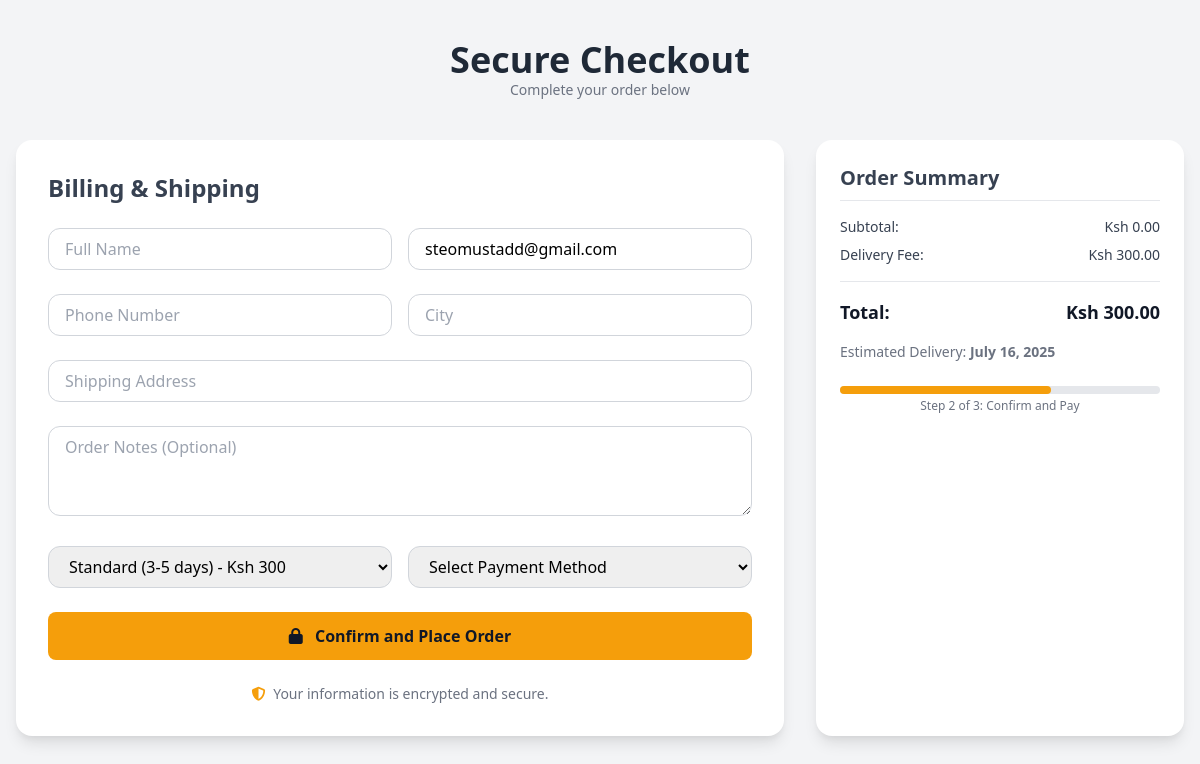
Before: /checkout/ (signed in) with the older database file.
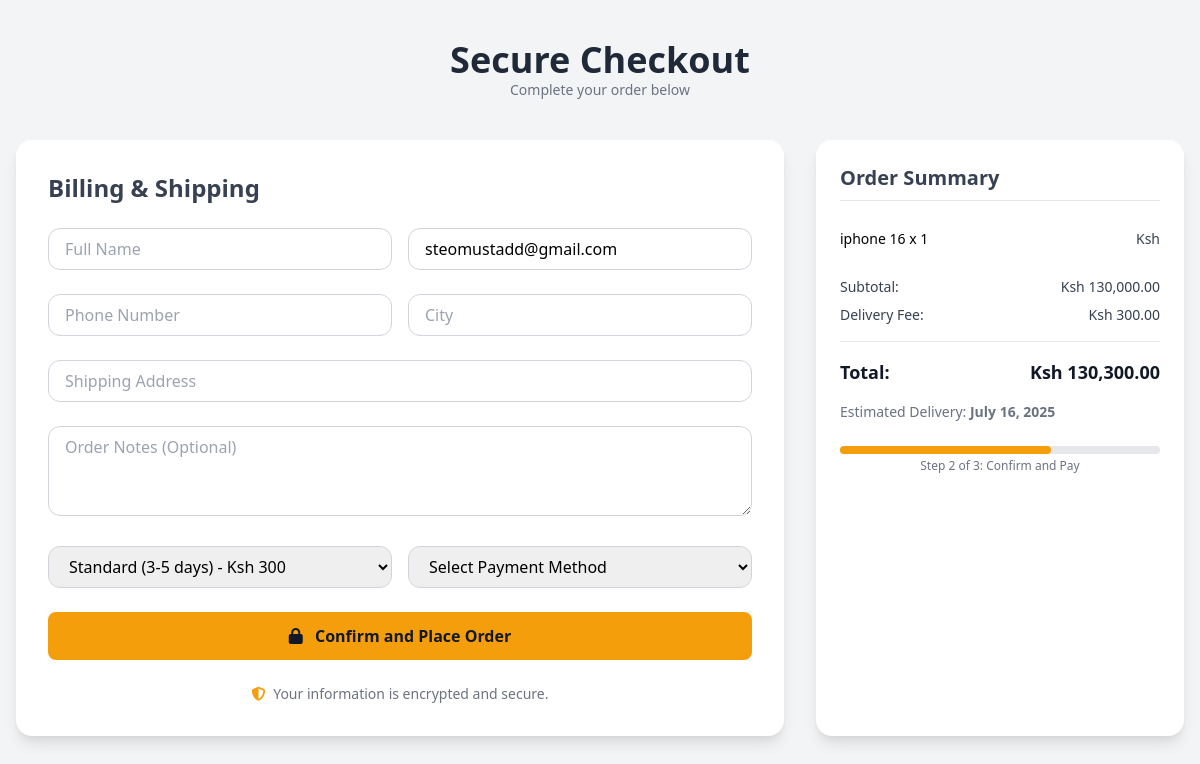
After: the same page with the newer database file.
### products/models.py (models this page shows, shortened)
class Product(models.Model):
    name = models.CharField(max_length=255)
    price = models.DecimalField(max_digits=10, decimal_places=2)
    quantity = models.IntegerField(
        validators=[MinValueValidator(0)],
        help_text="Available stock quantity"
    )
    coupon_code = models.CharField(max_length=50, blank=True, null=True)
    discount_percentage = models.DecimalField(
        max_digits=5,
        decimal_places=2,
        default=0,
        validators=[MinValueValidator(0), MaxValueValidator(99.99)],
        help_text="Discount percentage (0 to less than 100%)"
    )
    description = models.TextField()
    color = models.CharField(max_length=50)
    size = models.CharField(max_length=50)
    image = models.ImageField(upload_to='product_images')
    manufacturer = models.CharField(max_length=100)
    rating = models.PositiveSmallIntegerField(default=0)
    review_count = models.PositiveIntegerField(default=0)
    def get_discounted_price(self, coupon_code=None):
        if coupon_code and self.coupon_code == coupon_code:
            discount_percent = min(float(self.discount_percentage or 0), 99)
            return self.price * (Decimal('1.0') - Decimal(discount_percent) / Decimal('100'))
        return self.price
    class Meta:
        constraints = [
            models.CheckConstraint(
                check=models.Q(price__gte=0),
                name='price_non_negative'
            ),
            models.CheckConstraint(
                check=models.Q(quantity__gte=0),
                name='quantity_non_negative'
            ),
        ]

### checkout/views.py (the view, shortened to what this page needs)
# urls.py: path('', views.checkout_view, name='checkout'),
def checkout_view(request):
    cart = Cart(request)
    items = list(cart)
    subtotal = Decimal(str(cart.get_subtotal_price()))
    discount_amount = Decimal(str(cart.get_discount()))
    coupon_code = request.session.get('coupon_code')
    delivery_method = request.session.get('delivery_method', 'standard')
    delivery_fee = {
        'standard': Decimal('300.00'),
        'express': Decimal('600.00'),
        'cash_on_delivery': Decimal('0.00')
    }.get(delivery_method, Decimal('0.00'))
    total = subtotal - discount_amount + delivery_fee
    estimated_delivery = timezone.now().date() + timedelta(days=5 if delivery_method == 'standard' else 2)
    return render(request, 'checkout/checkout.html', {
        'items': items,
        'subtotal': subtotal,
        'discount_amount': discount_amount,
        'delivery_fee': delivery_fee,
        'total_price': total,
        'estimated_delivery': estimated_delivery,
        'coupon_code': coupon_code,
        'cart_count': len(items),
        'delivery_method': delivery_method,
        'user_profile': {
            'full_name': request.user.get_full_name() if request.user.is_authenticated else '',
            'email': request.user.email if request.user.is_authenticated else '',
            'phone': '',
            'city': '',
            'address': '',
            'notes': '',
        },
    })

### cart/cart.py (called while the page is built, shortened)
    def _get_cart_for_user(self):
        if self.request.user.is_authenticated:
            cart, _ = CartModel.objects.get_or_create(user=self.request.user, is_active=True)
        return cart

    def __iter__(self):
        return iter(self.get_items())

    def get_subtotal_price(self):
        items = self.get_items()
        subtotal = sum(item['total'] for item in items) if items else 0
        print(f"Subtotal for cart {self.cart.id}: {subtotal}")
        return subtotal

    def get_discount(self):
        coupon_code = self.request.session.get('coupon_code')
        if not coupon_code:
            return 0.0

    def _get_estimated_delivery(self):
        method = self.request.session.get('delivery_method', 'standard')
        days = 5 if method == 'standard' else 2
        delivery_date = timezone.now() + timedelta(days=days)
        formatted_date = delivery_date.strftime('%A, %d %B')
        print(f"Estimated delivery: {formatted_date}")
        return formatted_date

    def count(self):
        total_count = CartItem.objects.filter(cart=self.cart).aggregate(total=Sum('quantity'))['total'] or 0
        print(f"Cart count for cart {self.cart.id}: {total_count}")
        return total_count

### cart/context_processors.py (called while the page is built)
def cart_count(request):
    cart = Cart(request)
    return {'cart_count': cart.count()}

### cart/models.py (called while the page is built)
    @property
    def unit_price(self):
        return float(self.product.get_discounted_price())

    @property
    def total_price(self):
        return self.unit_price * self.quantity

### checkout/templates/checkout/checkout.html (shortened to what this page needs)
{% load humanize %}
<!DOCTYPE html>
<html lang="en">
<head>
  <link href="https://cdn.jsdelivr.net/npm/tailwindcss@2.2.19/dist/tailwind.min.css" rel="stylesheet" />
  <link rel="stylesheet" href="https://cdnjs.cloudflare.com/ajax/libs/font-awesome/6.4.2/css/all.min.css" />
</head>
<body class="bg-gray-100 font-sans">
  <div class="max-w-7xl mx-auto px-4 py-10">
    <div class="mb-10 text-center">
      <h1 class="text-4xl font-bold text-gray-800">Secure Checkout</h1>
      <p class="text-sm text-gray-500">Complete your order below</p>
    </div>
    <div class="grid lg:grid-cols-3 gap-8">
      <div class="lg:col-span-2 bg-white p-8 rounded-2xl shadow-lg">
        <h2 class="text-2xl font-semibold text-gray-700 mb-6">Billing & Shipping</h2>
        <form method="post" class="space-y-6">
          <div class="grid md:grid-cols-2 gap-4">
            <input type="text" name="full_name" placeholder="Full Name" value="{{ user_profile.full_name|default:'' }}" required class="input">
            <input type="email" name="email" placeholder="Email Address" value="{{ user_profile.email|default:'' }}" required class="input">
          </div>
          <div class="grid md:grid-cols-2 gap-4">
            <input type="text" name="phone" placeholder="Phone Number" value="{{ user_profile.phone|default:'' }}" required class="input">
            <input type="text" name="city" placeholder="City" value="{{ user_profile.city|default:'' }}" required class="input">
          </div>
          <input type="text" name="address" placeholder="Shipping Address" value="{{ user_profile.address|default:'' }}" required class="input">
          <textarea name="notes" placeholder="Order Notes (Optional)" rows="3" class="input">{{ user_profile.notes|default:'' }}</textarea>
          <div class="grid md:grid-cols-2 gap-4">
            <select name="delivery_method" id="delivery-method" required class="input">
              <option value="standard" {% if delivery_method == "standard" %}selected{% endif %}>Standard (3-5 days) - Ksh 300</option>
            </select>
            <select name="payment_method" required class="input">
              <option value="">Select Payment Method</option>
            </select>
          </div>
          <button type="submit" class="w-full bg-yellow-500 hover:bg-yellow-600 text-gray-900 font-semibold py-3 rounded-lg transition">
            <i class="fas fa-lock mr-2"></i> Confirm and Place Order
          </button>
        </form>
        <div class="mt-6 text-sm text-gray-500 text-center">
          <i class="fas fa-shield-alt text-yellow-500 mr-1"></i> Your information is encrypted and secure.
        </div>
      </div>
      <div class="bg-white p-6 rounded-2xl shadow-lg h-fit sticky top-6">
        <h2 class="text-xl font-semibold text-gray-700 mb-4 border-b pb-2">Order Summary</h2>
        <ul class="divide-y divide-gray-200 mb-4">
          {% for item in items %}
            <li class="py-3 flex justify-between text-sm">
              <div class="w-3/4 truncate">{{ item.product.name }} x {{ item.quantity }}</div>
              <div class="text-right font-medium text-gray-700">Ksh {{ item.total_price|floatformat:2|intcomma }}</div>
            </li>
          {% endfor %}
        </ul>
        <div class="space-y-2 text-sm text-gray-700">
          <div class="flex justify-between">
            <span>Subtotal:</span>
            <span>Ksh {{ subtotal|floatformat:2|intcomma }}</span>
          </div>
          <div class="flex justify-between">
            <span>Delivery Fee:</span>
            <span id="delivery-fee">Ksh {{ delivery_fee|floatformat:2|intcomma }}</span>
          </div>
        </div>
        <div class="mt-4 border-t pt-4 flex justify-between text-lg font-bold text-gray-900">
          <span>Total:</span>
          <span id="total-price">Ksh {{ total_price|floatformat:2|intcomma }}</span>
        </div>
        <p class="text-sm text-gray-500 mt-4">
          Estimated Delivery: <strong>{{ estimated_delivery }}</strong>
        </p>
        <div class="w-full bg-gray-200 rounded-full h-2 mt-6">
          <div class="bg-yellow-500 h-2 rounded-full" style="width: 66%"></div>
        </div>
        <p class="text-xs text-center text-gray-500 mt-1">Step 2 of 3: Confirm and Pay</p>
      </div>
    </div>
  </div>
</body>
</html>

### checkout/templates/checkout/checkout.html (style rules this page uses)
.input { width: 100%; border: 1px solid #D1D5DB; padding: 0.5rem 1rem; border-radius: 0.75rem; outline: none; transition: box-shadow 0.2s; }

Changed rows visible on the page:
now on this page (row edited): Product: product.name "iphone 16", quantity "1"
Other visible differences:
{{ subtotal|floatformat:2|intcomma }}: "0.00" → "130,000.00"
text written by a page script: "Ksh 300.00" → "Ksh 130,300.00"
